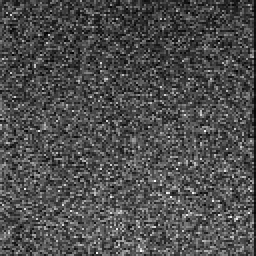
%> input picture sampleData/2014-05-13T11h01m00smig1nrd120.tif, 128 x 128 px (shown 2 times larger)
$ octave --eval "result = edgeSegment(imread('../sampleData/2014-05-13T11h01m00smig1nrd120.tif'));"   (GNU Octave 9; MATLAB toolbox functions it lacks are replaced by stand-ins)
%> lines starting %> are read from the running program, lines starting %| are printed output that depends on the picture; in (x1, y1, x2, y2) boxes, pixels count from 0 and x2, y2 are one past the last pixel; in counts of white or black regions, pixels touching at a corner belong together; the program's own positions count from 1
function Mask=edgeSegment(frame,method,sizeThresh)

% same as edge segment but creats binary masks rather than label matrices
if nargin<2
    method='Sobel';
end

edgeFrame=edge(frame,method);
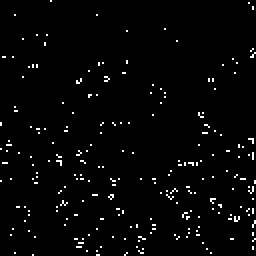
%> edgeFrame: size 128x128 logical (shown 2 times larger); 2.2% white in thin lines or dots

se90 = strel('line', 3, 90);
se0 = strel('line', 3, 0);
BWsdil = imdilate(edgeFrame, [se90 se0]);
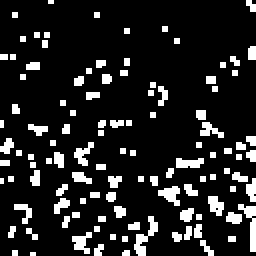
%> BWsdil: size 128x128 logical (shown 2 times larger); 13.7% white; 112 white regions (70 under 20 px), largest, box (x1, y1, x2, y2) and area: (67, 108, 79, 128) 90, (119, 102, 128, 126) 89, (79, 93, 90, 103) 65
BWdfill = imfill(BWsdil, 'holes');
BWnobord = imclearborder(BWdfill, 4);
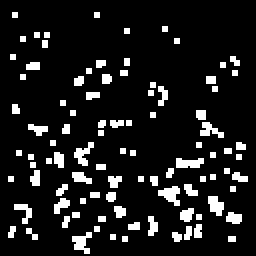
%> BWnobord: size 128x128 logical (shown 2 times larger); 11% white; 95 white regions (62 under 20 px), largest, box (x1, y1, x2, y2) and area: (79, 93, 90, 103) 65, (36, 116, 46, 127) 60, (88, 79, 102, 84) 57
seD = strel('diamond',3);
BWfinal = imerode(BWnobord,seD);
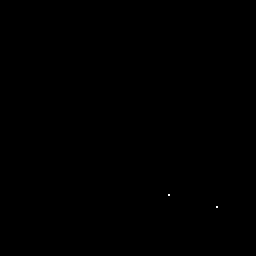
%> BWfinal: size 128x128 logical (shown 2 times larger); 0.01% white in thin lines or dots, all inside (x1, y1, x2, y2) = (84, 97, 109, 104)
BWfinal2 = imdilate(BWfinal,seD);
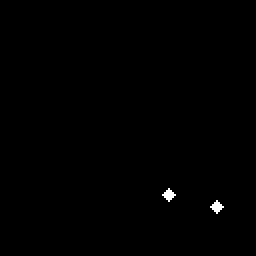
%> BWfinal2: size 128x128 logical (shown 2 times larger); 0.31% white; 2 white regions, box (x1, y1, x2, y2) and area: (81, 94, 88, 101) 25, (105, 100, 112, 107) 25
%> (the run ends here)
